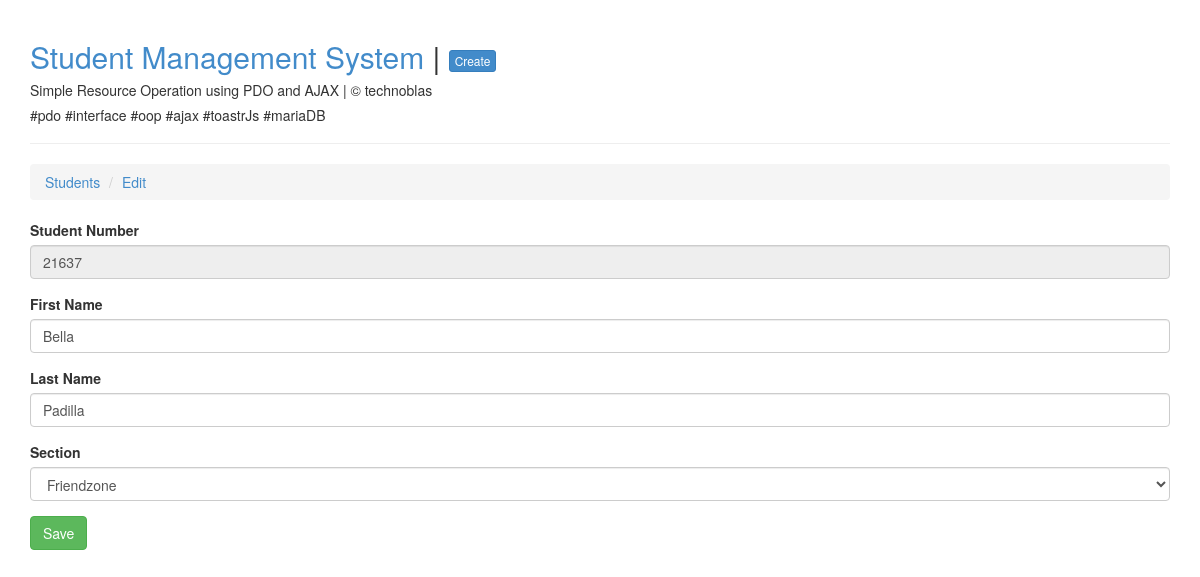
Screenshot of /edit.php?id=8 with the database file from the repository.
### tables this page shows
CREATE TABLE `students` (
  `id` int(11) NOT NULL AUTO_INCREMENT,
  `student_number` varchar(15) NOT NULL,
  `first_name` varchar(50) NOT NULL,
  `last_name` varchar(50) NOT NULL,
  `section_id` int(11) NOT NULL,
  `created_at` timestamp NULL DEFAULT NULL,
  `updated_at` timestamp NULL DEFAULT NULL,
  PRIMARY KEY (`id`)
);

CREATE TABLE `sections` (
  `id` int(11) NOT NULL AUTO_INCREMENT,
  `name` varchar(255) NOT NULL,
  `created_at` timestamp NULL DEFAULT NULL,
  `updated_at` timestamp NULL DEFAULT NULL,
  PRIMARY KEY (`id`)
);

### config/Database.php (called while the page is built)
<?php
class Database
{
	private $host = 'localhost';
	private $database = 'studentdb';
	private $username = 'root';
	private $password = '';
	public function connection() {
		$conn = null;
		try {
			$conn = new PDO('mysql:host=' . $this->host . ';dbname=' . $this->database, $this->username, $this->password);
		} catch(PDOException $ex){
			echo 'Connection error: ' . $ex->getMessage();
		}
		return $conn;
	}
}

### models/Model.php (called while the page is built, shortened)
<?php
require_once './config/Database.php';
class Model
{
    public function __construct()
    {
        $database = new Database();
        $this->conn = $database->connection();
    }
}

### models/Student.php (called while the page is built, shortened)
<?php
require_once 'Model.php';
class Student extends Model implements ModelInterface
{
    public function find($id)
    {
        $id = filter_var($id, FILTER_SANITIZE_NUMBER_INT);
        $query = 'SELECT students.id, students.student_number, students.first_name, students.last_name,
                students.section_id, students.created_at, students.updated_at, sections.name as section_name
                FROM students
                INNER JOIN sections ON students.section_id = sections.id
                WHERE students.id = :id';
        $stmt = $this->conn->prepare($query);
        $stmt->bindParam(':id', $id);
        $stmt->execute();
        return $stmt->fetch(PDO::FETCH_OBJ);
    }
}

### models/Section.php (called while the page is built, shortened)
<?php
require_once 'Model.php';
class Section extends Model implements ModelInterface
{
    public function all()
    {
        $query = 'SELECT * FROM sections ORDER BY name';
        $stmt = $this->conn->prepare($query);
        $stmt->execute();
        return $stmt->fetchAll(PDO::FETCH_OBJ);
    }
}

### edit.php (the view, shortened to what this page needs)
<?php
include 'header.php';
include 'models/Student.php';
include 'models/Section.php';
$id = $_GET['id'] ?? 0;
$studentModel = new Student();
$student = $studentModel->find($id);
$sectionModel = new Section();
$sections = $sectionModel->all();
?>
<ul class="breadcrumb">
	<li><a href="index.php">Students</a></li>
	<li><a href="#">Edit</a></li>
</ul>
<form id="form-edit">
	<div class="form-group">
		<label for="studentNumber">Student Number</label>
		<input type="text" id="studentNumber" name="studentNumber" class="form-control" value="<?php echo strtoupper($student->student_number); ?>" readonly>
	</div>
	<div class="form-group">
		<label for="firstName">First Name</label>
		<input type="text" id="firstName" name="firstName" class="form-control" value="<?php echo ucfirst($student->first_name); ?>" required>
	</div>
	<div class="form-group">
		<label for="lastName">Last Name</label>
		<input type="text" id="lastName" name="lastName" class="form-control" value="<?php echo ucfirst($student->last_name); ?>" required>
	</div>
	<div class="form-group">
		<label for="sectionId">Section</label>
		<select class="form-control" name="sectionId" id="sectionId">
			<?php foreach ($sections as $section) { ?>
			<option value="<?php echo $section->id ?>" <?php echo ($section->id == $student->section_id) ? 'selected' : '' ?>><?php echo ucfirst($section->name) ?></option>
			<?php } ?>
		</select>
	</div>
	<button type="submit" class="btn btn-success">Save</button>
</form>
<?php include 'footer.php';

### rows the page displays
students: studentNumber "21637", firstName "Bella", lastName "Padilla", sectionId "Friendzone"
